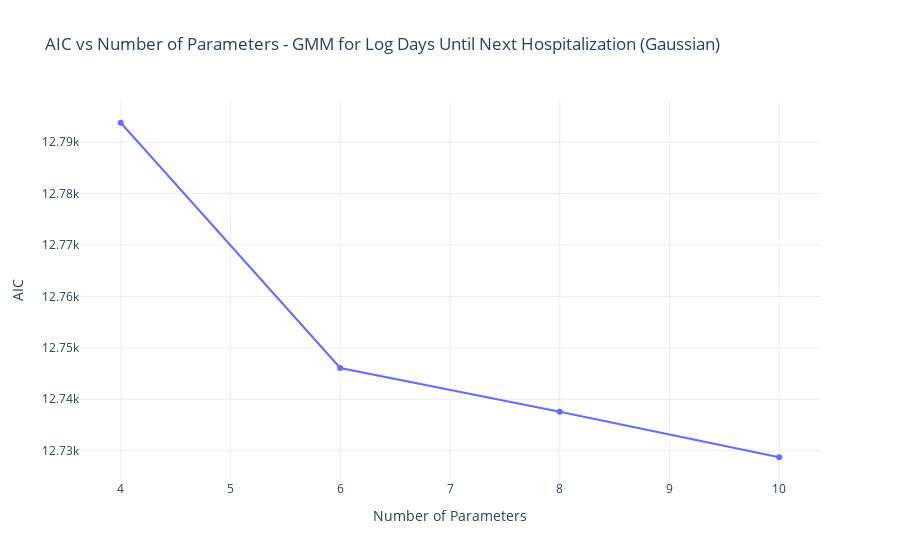
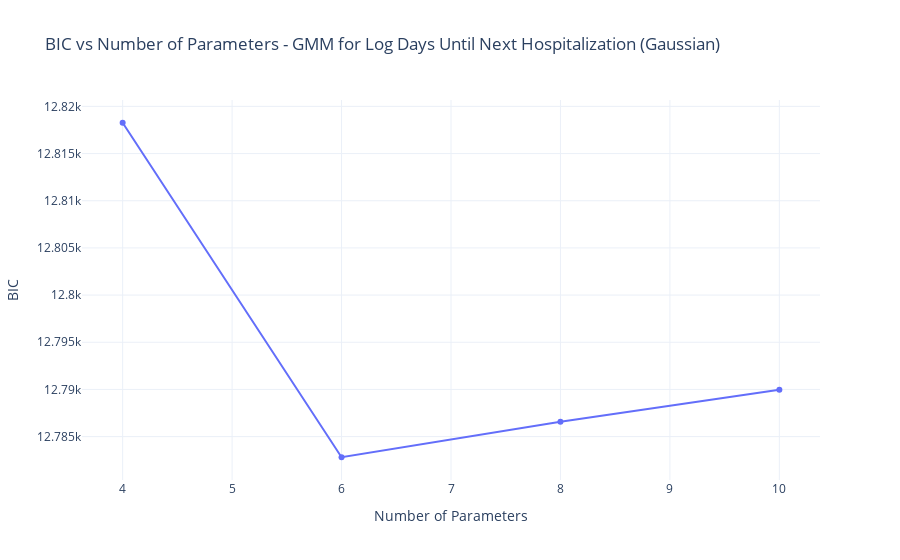

The notebook cell saved with these charts, in order:
### Code cell
best_gmm_model = gmm_model_selection(
    data=log_data.values,
    max_components=5,
    var_name="Log Days Until Next Hospitalization",
    distribution_type=DistributionType.GAUSSIAN  # or whatever matches your Enum
)

get_gmm_params_df(best_gmm_model, DistributionType.NORMAL)

### Figure 1 — Plotly figure (JSON) as saved in the notebook; plotly's stock layout.template omitted (floating-point values rounded to 4 significant figures)
{"data": [{"customdata": [2, 3, 4, 5], "hovertemplate": "AIC: %{y:.2f}<br>Number of Parameters: %{x}<br>Number of Components: %{customdata}", "mode": "lines+markers", "name": "AIC", "type": "scatter", "x": [4, 6, 8, 10], "y": [12790.0, 12750.0, 12740.0, 12730.0]}], "layout": {"title": {"text": "AIC vs Number of Parameters - GMM for Log Days Until Next Hospitalization (Gaussian)"}, "xaxis": {"title": {"text": "Number of Parameters"}}, "yaxis": {"title": {"text": "AIC"}}}}

### Figure 2 — Plotly figure (JSON) as saved in the notebook; plotly's stock layout.template omitted (floating-point values rounded to 4 significant figures)
{"data": [{"customdata": [2, 3, 4, 5], "hovertemplate": "BIC: %{y:.2f}<br>Number of Parameters: %{x}<br>Number of Components: %{customdata}", "mode": "lines+markers", "name": "BIC", "type": "scatter", "x": [4, 6, 8, 10], "y": [12820.0, 12780.0, 12790.0, 12790.0]}], "layout": {"title": {"text": "BIC vs Number of Parameters - GMM for Log Days Until Next Hospitalization (Gaussian)"}, "xaxis": {"title": {"text": "Number of Parameters"}}, "yaxis": {"title": {"text": "BIC"}}}}
